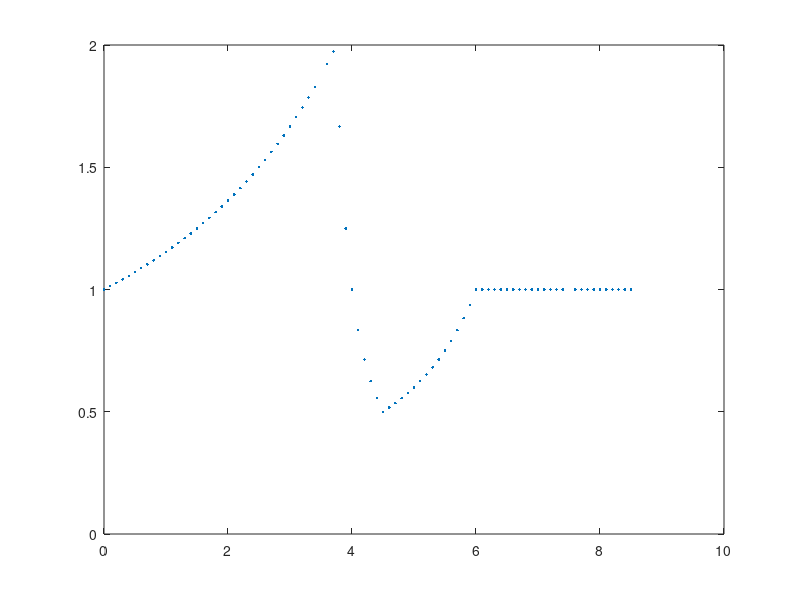

The MATLAB script that drew this image:


AB = 2; % Jump Height (nd)
ab = 0.5; % Fall Depth
zb = 15; % break height (cm)
w  = 12; % wave width (cm)

beta = 1+w/zb*1/(AB-ab);
m = (ab - AB)/w;

t1 = (AB-1)*zb/(2*AB);
t2 = (w-(1-ab)*zb)/(2*ab);
t3 = w/(2);
tb = zb/2;
wcheck = (ab/AB)*(AB-zb+2*AB*zb);

if wcheck>w
    warning(['Violation of parameter restrictions. Consider increasing the wave width to at least ',num2str(wcheck)]);
end

areafun = @(t)    ( 1                                .*( t <= 0 ) +...
                    1./(1-2/zb.*t)                   .*( t >  0    &  t <  t1 ) +...
                    (m*zb+AB)./(1+m*zb-2*m*t)        .*( t >= t1   &  t <  t2 ) +...
                    (1-w/zb)./(1-2/zb.*t)            .*( t >= t2   &  t <  t3 ) +...
                    1                                .*( t >= t3              ) );
                
dt = 0.1;

disp(['t1  t2  t3']);
disp(num2str([t1 t2 t3]));
disp(['Wcheck: ',num2str(wcheck),' w: ',num2str(w)]);

figure(2);
plot(0:dt:(tb+1),areafun(0:dt:tb+1),'.');